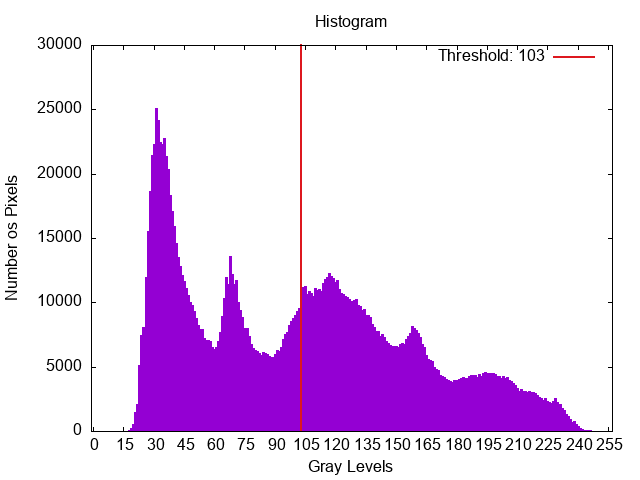

Write gnuplot code to recreate this figure.
set title "Histogram"
set xlabel "Gray Levels"
set ylabel "Number os Pixels"
set terminal png
set output "plot.png"
set style fill solid border
set xtics 0, 15, 255
set style histogram rowstacked
#unset key

set style line 2 linecolor rgb '#dd181f' linetype 1 linewidth 2
set parametric
const=103
set trange [0:30000]

plot \
"plot.csv" using 2:xtic(20) with histogram notitle, \
const,t  with lines linestyle 2 title 'Threshold: 103'
